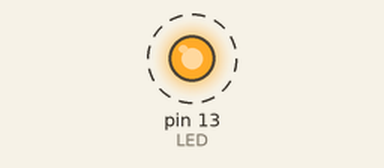
The sketch below on a simulated Arduino Uno, built with avr-gcc and run on an emulated ATmega328P. On the bench: output pins drawn as LEDs (lit = HIGH). Dashed ring = blinking.

Above: at 0.2 s.
Timing chart, 0 to 3.0 s (numbered marks = the images above):
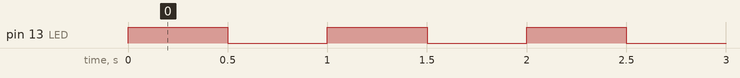

The sketch:

SingleLED.ino
```cpp
/*
  Objective: Quick application that will demonstrate lighting up a single LED.
  Written by: Joseph Anger
  Created Date: 10/5/2019
*/

int LED = 13; //Defines the socket our LED signal will be sent from
int DELAYSPEED = 500; //Defines the speed at which we wait between blinks

void setup() {
  // Initialize the object for use
  pinMode(LED, OUTPUT);
}

void loop() {
  // Do something neat with your LED!
  blink(DELAYSPEED);
  //morseCode();
}

/* Basic function that blinks the bulb at a given speed. */
void blink(int interval){
  digitalWrite(LED, HIGH);
  delay(interval);
  digitalWrite(LED, LOW);
  delay(interval);
}

/* Function that sends out the SOS message in morse code using our blink method */
void morseCode(){

  //Our morse code message has 9 signals. 3 short, 3 long, 3 short
  for(int i = 0; i < 9; i++)
  {
    //Shorten the delay times in our pattern for the short durations
    int skewedDelay = DELAYSPEED;

    if(i < 3 || i > 5){
      skewedDelay = DELAYSPEED / 2;
    }

    //Blink the bulb
    blink(skewedDelay);

    //Small extra delay to break apart the paterns for readability
    if(i == 2 || i == 5){
      delay(DELAYSPEED);
    }
  }

  //Signify the end of the code message loop with a longer delay
  digitalWrite(LED, LOW);
  delay(DELAYSPEED * 2);

}
```

Measured:
- by itself, pin 13 (LED): alternates HIGH for 0.50 s and LOW for 0.50 s
